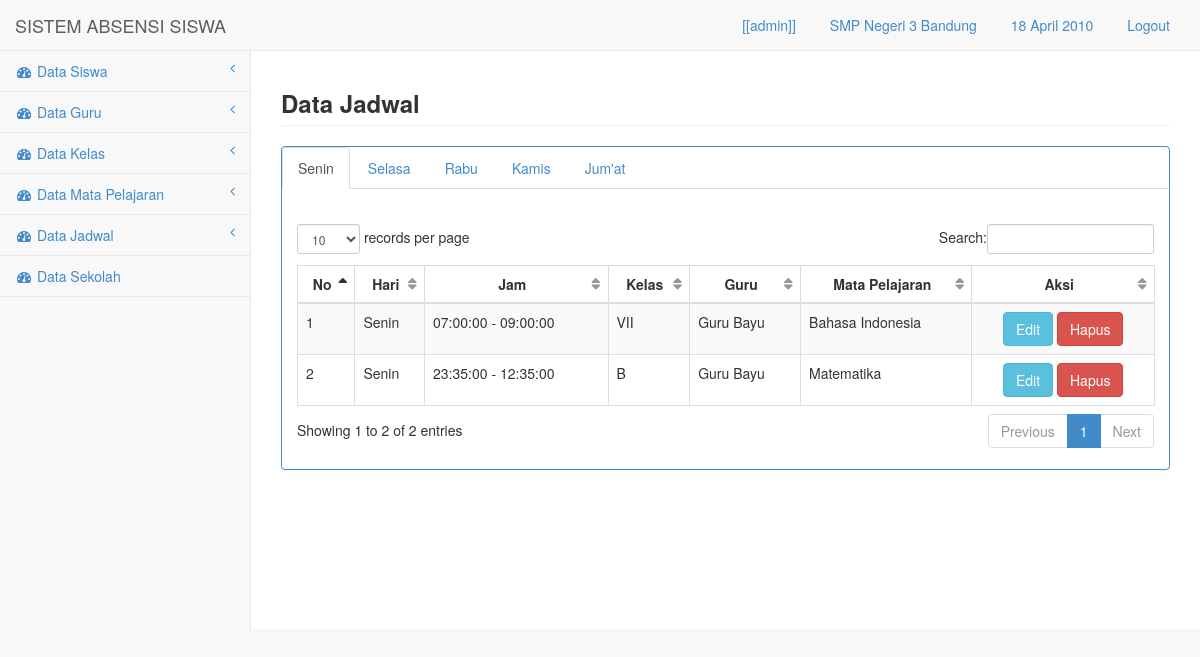
Page /media.php?module=senin (signed in) on the committed database.
### tables this page shows
CREATE TABLE `sekolah` (
  `id` int(10) NOT NULL,
  `kode` varchar(50) NOT NULL,
  `nama` varchar(100) NOT NULL,
  `alamat` text NOT NULL
);

CREATE TABLE `jadwal` (
  `idj` int(11) NOT NULL,
  `idh` int(11) NOT NULL,
  `idg` int(11) NOT NULL,
  `idk` int(11) NOT NULL,
  `idm` int(11) NOT NULL,
  `jam_mulai` time NOT NULL,
  `jam_selesai` time NOT NULL,
  `aktif` int(11) NOT NULL
);

CREATE TABLE `hari` (
  `idh` int(11) NOT NULL,
  `hari` varchar(15) NOT NULL
);

CREATE TABLE `kelas` (
  `idk` int(10) NOT NULL,
  `id` int(10) NOT NULL,
  `nama` varchar(50) NOT NULL
);

CREATE TABLE `guru` (
  `idg` int(10) NOT NULL,
  `nip` varchar(50) NOT NULL,
  `nama` varchar(100) NOT NULL,
  `jk` varchar(3) NOT NULL,
  `alamat` text NOT NULL,
  `pass` text NOT NULL
);

CREATE TABLE `mata_pelajaran` (
  `idm` int(11) NOT NULL,
  `nama_mp` varchar(100) NOT NULL
);

### config/fungsi.php (called while the page is built, shortened)
<?php
function tgl_ina($parameter){
$thn=substr($parameter,0,4);
$b=substr($parameter,5,2);
$tgl=substr($parameter,-2);
if($b==1) {$bln="Januari";}
else if($b==2) {$bln="Februari";}
else if($b==3) {$bln="Maret";}
else if($b==4) {$bln="April";}
$tanggal=$tgl . " ".$bln ." ".$thn;
return $tanggal;
}
?>

### module/jadwal/senin.php (the view)
            <div class="row">
                <div class="col-lg-12">
					<h3 class="page-header"><strong>Data Jadwal</strong></h3>
                </div>
            </div>
            <div class="row">
                <div class="col-lg-12">
                    <div class="panel panel-primary">
                      <ul class="nav nav-tabs">
                    	  <li role="presentation" class="active"><a href="media.php?module=senin">Senin</a></li>
                    	  <li role="presentation"><a href="media.php?module=selasa">Selasa</a></li>
                    	  <li role="presentation"><a href="media.php?module=rabu">Rabu</a></li>
                        <li role="presentation"><a href="media.php?module=kamis">Kamis</a></li>
                        <li role="presentation"><a href="media.php?module=jumat">Jum'at</a></li>
                    	</ul>
                      <br>
                        <div class="panel-body">
                            <div class="table-responsive">
                                <table class="table table-striped table-bordered table-hover" id="dataTables-example">
                                    <thead>
                                        <tr>
                                            <th class="text-center">No</th>
                                            <th class="text-center">Hari</th>
                                            <th class="text-center">Jam</th>
                                            <th class="text-center">Kelas</th>
                                            <th class="text-center">Guru</th>
                                            <th class="text-center">Mata Pelajaran</th>
                                            <th class="text-center">Aksi</th>
                                        </tr>
                                    </thead>
                                    <tbody>
<?php
$no=1;
	$sql=mysql_query("select jadwal.idj , hari.hari , kelas.nama AS nama_kelas, guru.nama AS nama_guru, mata_pelajaran.nama_mp
  , jadwal.jam_selesai, jadwal.jam_mulai from jadwal,hari,kelas,guru,mata_pelajaran WHERE jadwal.idh=hari.idh AND jadwal.idk=kelas.idk AND jadwal.idg=guru.idg AND jadwal.idm=mata_pelajaran.idm AND jadwal.idh=1
  ORDER BY jadwal.jam_mulai");
	while($rs=mysql_fetch_array($sql)){
?>                                        <tr class="odd gradeX">
                                            <td><?php echo"$no";  ?></td>
                                            <td ><?php echo"$rs[hari]";  ?></td>
                                            <td ><?php echo"$rs[jam_mulai] - $rs[jam_selesai]";  ?></td>
                                            <td ><?php echo"$rs[nama_kelas]";  ?></td>
                                            <td ><?php echo"$rs[nama_guru]";  ?></td>
                                            <td ><?php echo"$rs[nama_mp]";  ?></td>
                                        <td class="text-center"><a href="./././media.php?module=input_jadwal&act=edit_jadwal&idj=<?php echo $rs['idj'] ?>"><button type="button" class="btn btn-info">Edit</button></a>
                                        <a href="././module/simpan.php?act=hapus_jadwal&idj=<?php echo $rs['idj'] ?>"><button type="button" class="btn btn-danger">Hapus</button></a></td>
                                        </tr>
<?php
$no++;}
?>
                                    </tbody>
                                </table>
                            </div>
                        </div>
                    </div>
                </div>
            </div>

### media.php (shortened to what this page needs)
<?php
if(!empty($_SESSION['nama'])){
$usre=$_SESSION['nama'];
$level=$_SESSION['level'];
$klss=$_SESSION['idk'];
$idd=$_SESSION['id'];
include "config/fungsi.php";
?>
<!DOCTYPE html>
<html>
<head>
    <link href="css/bootstrap.min.css" rel="stylesheet">
    <link href="font-awesome/css/font-awesome.css" rel="stylesheet">
    <link href="css/plugins/dataTables/dataTables.bootstrap.css" rel="stylesheet">
    <link href="css/sb-admin.css" rel="stylesheet">
</head>
<body>
    <div id="wrapper">
        <nav class="navbar navbar-default navbar-fixed-top" role="navigation" style="margin-bottom: 0">
            <div class="navbar-header">
                <a class="navbar-brand" href="media.php?module=home">SISTEM ABSENSI SISWA</a>
            </div>
            <ul class="nav navbar-top-links navbar-right">
                <li class="dropdown">
                    <a class="dropdown-toggle" data-toggle="dropdown" href="#">
<?php
if($level=="admin") {
echo "[[$usre]]";
}
elseif($level=="guru") {
echo "Guru: $usre";
}
else {
echo "Siswa: $usre";
}
?>
                   </a>
                </li>
       <li class="dropdown">
                    <a class="dropdown-toggle" data-toggle="dropdown" href="#">
<?php
if($level=="admin" OR $level=="guru"){
	$sqla=mysql_query("select * from sekolah where id='$idd'");
	$rsa=mysql_fetch_array($sqla);
echo "$rsa[nama]" ;
}else{
	$sql=mysql_query("select * from kelas where idk='$klss'");
	$rs=mysql_fetch_array($sql);
  $sqla=mysql_query("select * from sekolah where id='$idd'");
  $rsa=mysql_fetch_array($sqla);
echo "Kelas: $rs[nama] | $rsa[nama]";
}
?>
                   </a>
                </li>
                <li class="dropdown">
                    <a class="dropdown-toggle" data-toggle="dropdown" href="#">
<?php
$tgl_lengkap= tgl_ina(date("Y-m-d"));
if ($level=="guru") {
$hhari= hari_ina(date("l"));
echo "<b>$hhari, $tgl_lengkap</b>"; echo " | <label class='labelol' id='clock'></label>";
}
else {
  echo "$tgl_lengkap";
}
 ?>
                   </a>
                </li>
                <li class="dropdown">
                    <a class="dropdown-toggle" data-toggle="" href="logout.php">
<?php echo "Logout"; ?>
                   </a>
                </li>
            </ul>
            <div class="navbar-default navbar-static-side" role="navigation">
                <div class="sidebar-collapse">
                    <ul class="nav" id="side-menu">
<?php if($level=='admin'){ ?>
                        <li>
                            <a href="#"><i class="fa fa-dashboard fa-fw"></i> Data Siswa<span class="fa arrow"></span></a>
                        </li>
                        <li>
                            <a href="#"><i class="fa fa-dashboard fa-fw"></i> Data Guru<span class="fa arrow"></span></a>
                        </li>
<?php } ?>
<?php if($level=='admin'){ ?>
                        <li>
                            <a href="#"><i class="fa fa-dashboard fa-fw"></i> Data Kelas<span class="fa arrow"></span></a>
                        </li>
<?php } ?>
<?php if($level=='admin'){ ?>
                        <li>
                            <a href="#"><i class="fa fa-dashboard fa-fw"></i> Data Mata Pelajaran<span class="fa arrow"></span></a>
                        </li>
<?php } ?>
<?php if($level=='admin'){ ?>
                        <li>
                            <a href="#"><i class="fa fa-dashboard fa-fw"></i> Data Jadwal<span class="fa arrow"></span></a>
                        </li>
<?php } ?>
<?php if($level=='admin'){ ?>
                          <li>
                            <a href="media.php?module=sekolah"><i class="fa fa-dashboard fa-fw"></i> Data Sekolah</a>
                        </li>
<?php } ?>
                    </ul>
                </div>
            </div>
        </nav>
        <div id="page-wrapper">
<?php include "content.php";  ?>
        </div>
    </div>
</body>
</html>
<?php }
else {
  echo "<center><h2>Anda Harus Login Terlebih Dahulu</h2>
    <a href=index.php><b>Klik ini untuk Login</b></a></center>";
}
?>

### css/sb-admin.css (style rules this page uses)
body { padding-top: 100px; background-color: #f8f8f8; }
@media (min-width:768px) { body { padding-top: 50px; } }
#wrapper { width: 100%; height:100%; }
#page-wrapper { padding: 0 15px; min-height: 579px; height:100%; background-color: #fff; }
@media (min-width:768px) { #page-wrapper { position: inherit; margin: 0 0 0 250px; padding: 0 30px; height:100%; border-left: 1px solid #e7e7e7; } }
.navbar-top-links li { display: inline-block; }
.navbar-top-links li:last-child { margin-right: 15px; }
.navbar-top-links li a { padding: 15px; min-height: 50px; }
.navbar-static-side ul li { border-bottom: 1px solid #e7e7e7; }
.arrow { float: right; }
.fa.arrow:before { content: "\f104"; }
@media (min-width:768px) { .navbar-static-side { z-index: 1; position: absolute; width: 250px; margin-top: 51px; } }
table.dataTable thead .sorting, table.dataTable thead .sorting_asc, table.dataTable thead .sorting_desc, table.dataTable thead .sorting_asc_disabled, table.dataTable thead .sorting_desc_disabled { background: transparent; }
table.dataTable thead .sorting_asc:after { content: "\f0de"; float: right; font-family: fontawesome; }
table.dataTable thead .sorting:after { content: "\f0dc"; float: right; font-family: fontawesome; color: rgba(50,50,50,.5); }

### rows in the picture
sekolah: nama "SMP Negeri 3 Bandung"
jadwal: hari.hari "Senin", jam_mulai "07:00:00", jam_selesai "09:00:00", kelas.nama "VII", guru.nama "Guru Bayu", mata_pelajaran.nama_mp "Bahasa Indonesia"
jadwal: hari.hari "Senin", jam_mulai "23:35:00", jam_selesai "12:35:00", kelas.nama "B", guru.nama "Guru Bayu", mata_pelajaran.nama_mp "Matematika"

### other values in the picture
$usre "admin"
$tgl_lengkap "18 April 2010"
